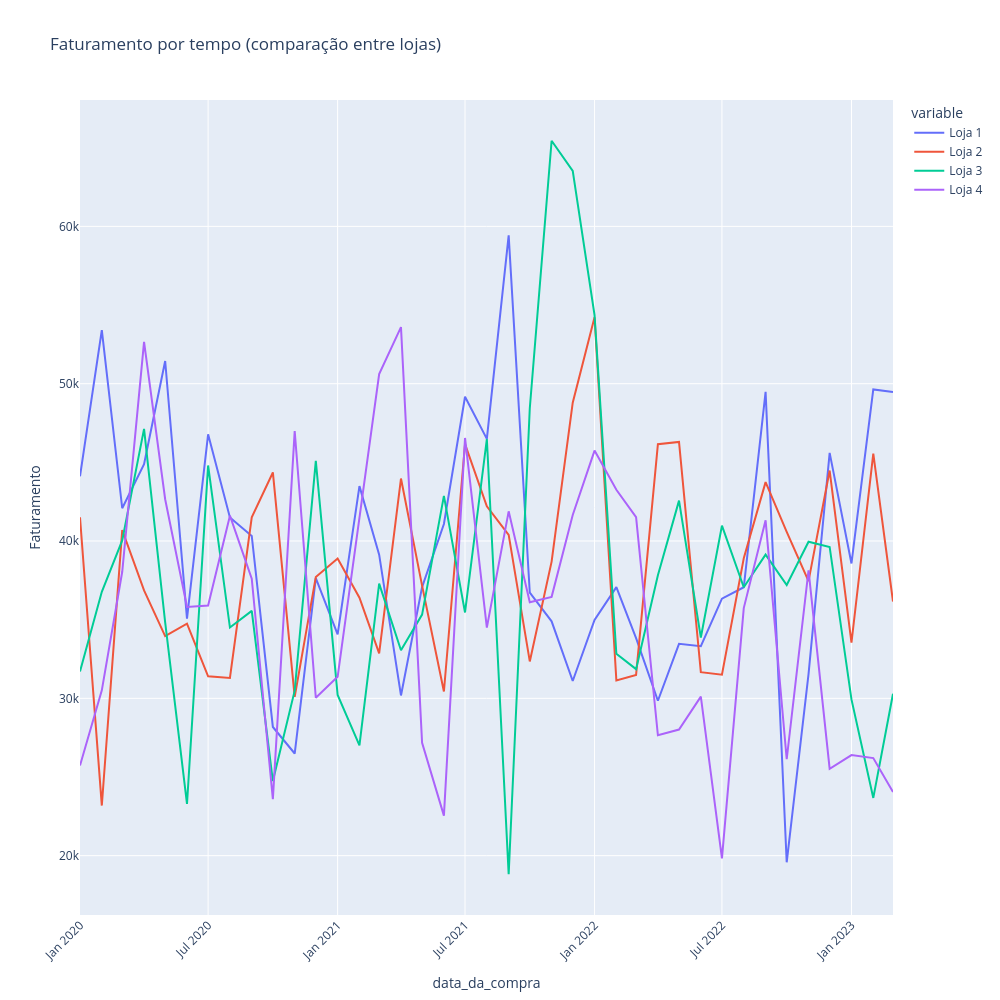

Source (notebook cell):
### Code cell
# Gráfico de linha confuso utilizando apenas a biblioteca matplotlib

# df_barras_tempo_faturamento = pd.DataFrame({
#     "Loja 1": faturamento_tempo_loja,
#     "Loja 2": faturamento_tempo_loja2,
#     "Loja 3": faturamento_tempo_loja3,
#     "Loja 4": faturamento_tempo_loja4
# })

# df_barras_tempo_faturamento.plot(kind="line")
# plt.title("Faturamento por tempo (comparação entre lojas)")
# plt.ylabel("Faturamento")
# plt.xlabel("Meses")
# plt.xticks(rotation=45)
# plt.show()

# Gráfico de linha utilizando a biblioteca plotly para visualização interativa

df_barras_tempo_faturamento = pd.DataFrame({
    "Loja 1": faturamento_tempo_loja,
    "Loja 2": faturamento_tempo_loja2,
    "Loja 3": faturamento_tempo_loja3,
    "Loja 4": faturamento_tempo_loja4
})

fig = px.line(df_barras_tempo_faturamento, x=df_barras_tempo_faturamento.index, y=df_barras_tempo_faturamento.columns, title="Faturamento por tempo (comparação entre lojas)", labels={"value": "Faturamento", "index": "Meses"})
fig.update_layout(height= 1000, width = 1000, xaxis_tickangle=-45)
fig.show()

### Figure 1 — Plotly figure (JSON) as saved in the notebook; plotly's stock layout.template omitted (floating-point values rounded to 4 significant figures)
{"data": [{"hovertemplate": "variable=Loja 1<br>data_da_compra=%{x}<br>Faturamento=%{y}<extra></extra>", "legendgroup": "Loja 1", "line": {"color": "#636efa", "dash": "solid"}, "marker": {"symbol": "circle"}, "mode": "lines", "name": "Loja 1", "orientation": "v", "showlegend": true, "type": "scatter", "x": ["2020-01", "2020-02", "2020-03", "2020-04", "2020-05", "2020-06", "2020-07", "2020-08", "2020-09", "2020-10", "2020-11", "2020-12", "2021-01", "2021-02", "2021-03", "2021-04", "2021-05", "2021-06", "2021-07", "2021-08", "2021-09", "2021-10", "2021-11", "2021-12", "2022-01", "2022-02", "2022-03", "2022-04", "2022-05", "2022-06", "2022-07", "2022-08", "2022-09", "2022-10", "2022-11", "2022-12", "2023-01", "2023-02", "2023-03"], "xaxis": "x", "y": [44110.0, 53410.0, 42080.0, 44890.0, 51440.0, 35060.0, 46780.0, 41500.0, 40320.0, 28180.0, 26490.0, 37640.0, 34070.0, 43490.0, 39130.0, 30180.0, 37070.0, 41080.0, 49170.0, 46490.0, 59430.0, 36710.0, 34900.0, 31100.0, 34980.0, 37070.0, 33820.0, 29840.0, 33460.0, 33310.0, 36330.0, 37060.0, 49480.0, 19580.0, 31540.0, 45600.0, 38570.0, 49640.0, 49470.0], "yaxis": "y"}, {"hovertemplate": "variable=Loja 2<br>data_da_compra=%{x}<br>Faturamento=%{y}<extra></extra>", "legendgroup": "Loja 2", "line": {"color": "#EF553B", "dash": "solid"}, "marker": {"symbol": "circle"}, "mode": "lines", "name": "Loja 2", "orientation": "v", "showlegend": true, "type": "scatter", "x": ["2020-01", "2020-02", "2020-03", "2020-04", "2020-05", "2020-06", "2020-07", "2020-08", "2020-09", "2020-10", "2020-11", "2020-12", "2021-01", "2021-02", "2021-03", "2021-04", "2021-05", "2021-06", "2021-07", "2021-08", "2021-09", "2021-10", "2021-11", "2021-12", "2022-01", "2022-02", "2022-03", "2022-04", "2022-05", "2022-06", "2022-07", "2022-08", "2022-09", "2022-10", "2022-11", "2022-12", "2023-01", "2023-02", "2023-03"], "xaxis": "x", "y": [41510.0, 23180.0, 40690.0, 36860.0, 33950.0, 34740.0, 31400.0, 31300.0, 41500.0, 44360.0, 30090.0, 37710.0, 38880.0, 36390.0, 32860.0, 43970.0, 37160.0, 30430.0, 46150.0, 42210.0, 40390.0, 32340.0, 38690.0, 48790.0, 54230.0, 31140.0, 31490.0, 46150.0, 46300.0, 31670.0, 31500.0, 38900.0, 43740.0, 40580.0, 37450.0, 44480.0, 33530.0, 45560.0, 36150.0], "yaxis": "y"}, {"hovertemplate": "variable=Loja 3<br>data_da_compra=%{x}<br>Faturamento=%{y}<extra></extra>", "legendgroup": "Loja 3", "line": {"color": "#00cc96", "dash": "solid"}, "marker": {"symbol": "circle"}, "mode": "lines", "name": "Loja 3", "orientation": "v", "showlegend": true, "type": "scatter", "x": ["2020-01", "2020-02", "2020-03", "2020-04", "2020-05", "2020-06", "2020-07", "2020-08", "2020-09", "2020-10", "2020-11", "2020-12", "2021-01", "2021-02", "2021-03", "2021-04", "2021-05", "2021-06", "2021-07", "2021-08", "2021-09", "2021-10", "2021-11", "2021-12", "2022-01", "2022-02", "2022-03", "2022-04", "2022-05", "2022-06", "2022-07", "2022-08", "2022-09", "2022-10", "2022-11", "2022-12", "2023-01", "2023-02", "2023-03"], "xaxis": "x", "y": [31710.0, 36770.0, 40030.0, 47120.0, 34830.0, 23290.0, 44800.0, 34500.0, 35560.0, 24740.0, 30490.0, 45090.0, 30220.0, 27010.0, 37290.0, 33060.0, 35320.0, 42870.0, 35460.0, 46480.0, 18820.0, 48440.0, 65440.0, 63520.0, 54360.0, 32830.0, 31860.0, 37820.0, 42570.0, 33860.0, 40980.0, 37060.0, 39140.0, 37210.0, 39950.0, 39620.0, 29930.0, 23670.0, 30290.0], "yaxis": "y"}, {"hovertemplate": "variable=Loja 4<br>data_da_compra=%{x}<br>Faturamento=%{y}<extra></extra>", "legendgroup": "Loja 4", "line": {"color": "#ab63fa", "dash": "solid"}, "marker": {"symbol": "circle"}, "mode": "lines", "name": "Loja 4", "orientation": "v", "showlegend": true, "type": "scatter", "x": ["2020-01", "2020-02", "2020-03", "2020-04", "2020-05", "2020-06", "2020-07", "2020-08", "2020-09", "2020-10", "2020-11", "2020-12", "2021-01", "2021-02", "2021-03", "2021-04", "2021-05", "2021-06", "2021-07", "2021-08", "2021-09", "2021-10", "2021-11", "2021-12", "2022-01", "2022-02", "2022-03", "2022-04", "2022-05", "2022-06", "2022-07", "2022-08", "2022-09", "2022-10", "2022-11", "2022-12", "2023-01", "2023-02", "2023-03"], "xaxis": "x", "y": [25730.0, 30510.0, 38040.0, 52660.0, 42650.0, 35800.0, 35900.0, 41610.0, 37600.0, 23600.0, 46990.0, 30040.0, 31370.0, 41330.0, 50620.0, 53590.0, 27170.0, 22540.0, 46550.0, 34490.0, 41890.0, 36100.0, 36450.0, 41660.0, 45750.0, 43260.0, 41520.0, 27650.0, 28010.0, 30110.0, 19830.0, 35730.0, 41320.0, 26130.0, 38130.0, 25530.0, 26400.0, 26200.0, 24040.0], "yaxis": "y"}], "layout": {"height": 1000, "legend": {"title": {"text": "variable"}, "tracegroupgap": 0}, "title": {"text": "Faturamento por tempo (comparação entre lojas)"}, "width": 1000, "xaxis": {"anchor": "y", "domain": [0, 1], "tickangle": -45, "title": {"text": "data_da_compra"}}, "yaxis": {"anchor": "x", "domain": [0, 1], "title": {"text": "Faturamento"}}}}
